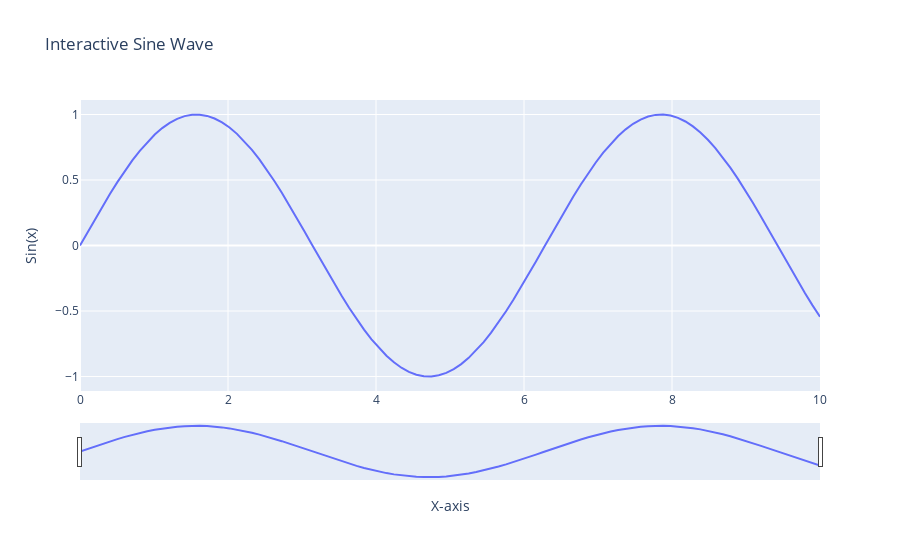

Source (notebook cell):
### Code cell
import plotly.express as px
import numpy as np

# Create some sample data
x = np.linspace(0, 10, 100)
y = np.sin(x)

# Create an interactive plot with Plotly Express
fig = px.line(x=x, y=y, title='Interactive Sine Wave', 
              labels={'x': 'X-axis', 'y': 'Sin(x)'})

# Add some interactive features
fig.update_layout(
    hovermode='x',
    hoverlabel=dict(bgcolor="white", font_size=16),
)

# Add a range slider
fig.update_layout(
    xaxis=dict(
        rangeslider=dict(visible=True),
        type="linear"
    )
)

# Show the plot
fig.show()

### Figure 1 — Plotly figure (JSON) as saved in the notebook; plotly's stock layout.template omitted (floating-point values rounded to 4 significant figures)
{"data": [{"hovertemplate": "X-axis=%{x}<br>Sin(x)=%{y}<extra></extra>", "legendgroup": "", "line": {"color": "#636efa", "dash": "solid"}, "marker": {"symbol": "circle"}, "mode": "lines", "name": "", "orientation": "v", "showlegend": false, "type": "scatter", "x": [0, 0.101, 0.202, 0.303, 0.404, 0.5051, 0.6061, 0.7071, 0.8081, 0.9091, 1.01, 1.111, 1.212, 1.313, 1.414, 1.515, 1.616, 1.717, 1.818, 1.919, 2.02, 2.121, 2.222, 2.323, 2.424, 2.525, 2.626, 2.727, 2.828, 2.929, 3.03, 3.131, 3.232, 3.333, 3.434, 3.535, 3.636, 3.737, 3.838, 3.939, 4.04, 4.141, 4.242, 4.343, 4.444, 4.545, 4.646, 4.747, 4.848, 4.949, 5.051, 5.152, 5.253, 5.354, 5.455, 5.556, 5.657, 5.758, 5.859, 5.96, 6.061, 6.162, 6.263, 6.364, 6.465, 6.566, 6.667, 6.768, 6.869, 6.97, 7.071, 7.172, 7.273, 7.374, 7.475, 7.576, 7.677, 7.778, 7.879, 7.98, 8.081, 8.182, 8.283, 8.384, 8.485, 8.586, 8.687, 8.788, 8.889, 8.99, 9.091, 9.192, 9.293, 9.394, 9.495, 9.596, 9.697, 9.798, 9.899, 10], "xaxis": "x", "y": [0, 0.1008, 0.2006, 0.2984, 0.3931, 0.4839, 0.5696, 0.6496, 0.723, 0.7889, 0.8469, 0.8962, 0.9364, 0.967, 0.9878, 0.9985, 0.999, 0.9893, 0.9696, 0.9399, 0.9007, 0.8523, 0.7952, 0.73, 0.6574, 0.5781, 0.4928, 0.4026, 0.3082, 0.2107, 0.1111, 0.01028, -0.09061, -0.1906, -0.2886, -0.3837, -0.4748, -0.5612, -0.6418, -0.7158, -0.7826, -0.8414, -0.8916, -0.9327, -0.9643, -0.9861, -0.9978, -0.9994, -0.9908, -0.972, -0.9434, -0.9051, -0.8576, -0.8014, -0.737, -0.6651, -0.5864, -0.5017, -0.412, -0.318, -0.2207, -0.1213, -0.02056, 0.08036, 0.1805, 0.2787, 0.3742, 0.4658, 0.5526, 0.6338, 0.7086, 0.7761, 0.8358, 0.8869, 0.9289, 0.9615, 0.9843, 0.9971, 0.9997, 0.9921, 0.9744, 0.9467, 0.9094, 0.8629, 0.8075, 0.7439, 0.6727, 0.5947, 0.5106, 0.4213, 0.3277, 0.2308, 0.1315, 0.03083, -0.07011, -0.1703, -0.2688, -0.3646, -0.4566, -0.544], "yaxis": "y"}], "layout": {"hoverlabel": {"bgcolor": "white", "font": {"size": 16}}, "hovermode": "x", "legend": {"tracegroupgap": 0}, "title": {"text": "Interactive Sine Wave"}, "xaxis": {"anchor": "y", "domain": [0, 1], "rangeslider": {"visible": true}, "title": {"text": "X-axis"}, "type": "linear"}, "yaxis": {"anchor": "x", "domain": [0, 1], "title": {"text": "Sin(x)"}}}}
